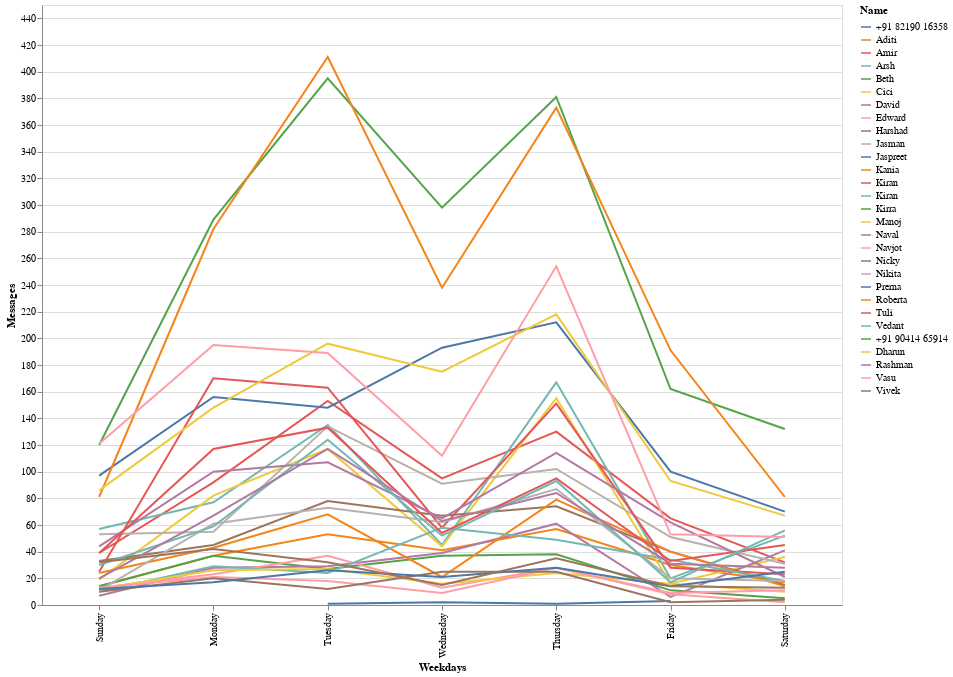

Notebook source saved alongside this figure:
### Code cell
input_dropdown = alt.binding_select(options=list(set(df2.Name.unique())))

selected_points = alt.selection_single(fields=['Name'], bind=input_dropdown, name='Select')

color = alt.condition(selected_points,
alt.Color('Name:N'),
alt.value('transparent'))

alt.Chart(df2, width=800, height=600).mark_line().encode(
x=alt.X('Weekdays',sort=sorter ),
y='Messages',
color=color,
tooltip='Messages'
).add_selection(selected_points)

### Figure 1 — Vega-Lite specification as saved in the notebook (floating-point values rounded to 4 significant figures; data arrays with more than 128 entries replaced by an {"elided": "..."} marker saying what was removed)
{"config": {"view": {"continuousWidth": 400, "continuousHeight": 300}}, "data": {"name": "data-194059529b92f01b4e36a9f6c9543b17"}, "mark": "line", "encoding": {"color": {"condition": {"type": "nominal", "field": "Name", "selection": "Select"}, "value": "transparent"}, "tooltip": {"type": "quantitative", "field": "Messages"}, "x": {"type": "nominal", "field": "Weekdays", "sort": ["Sunday", "Monday", "Tuesday", "Wednesday", "Thursday", "Friday", "Saturday"]}, "y": {"type": "quantitative", "field": "Messages"}}, "height": 600, "selection": {"Select": {"type": "single", "fields": ["Name"], "bind": {"input": "select", "options": [" Tuli ", " Cici", " David", " Beth", " Kiran", " Roberta", " Nikita ", " +91 82190 16358", " Arsh ", " Aditi", "+91 90414 65914", " Navjot ", " Harshad", " Kirra", " Jasman", " Naval", " Prerna", " Kania", " Vedant ", "Dharun", "Vivek", " Edward", " Nicky", " Manoj", " Kiran ", "Rashman", " Amir", "Vasu", " Jaspreet"]}}}, "width": 800, "$schema": "https://vega.github.io/schema/vega-lite/v4.8.1.json", "datasets": {"data-194059529b92f01b4e36a9f6c9543b17": {"elided": "194 records"}}}
